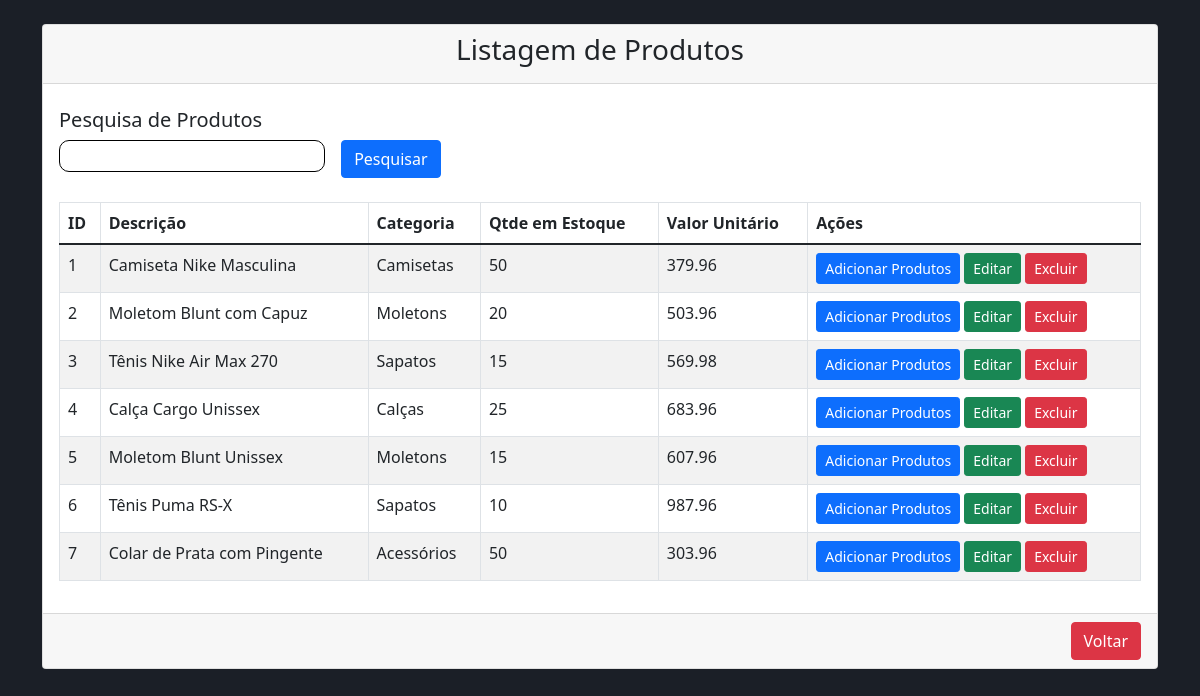
Page /view/produto/lstProdutos.php (signed in) on the committed database.
### tables this page shows
CREATE TABLE `produto` (
  `id` int(11) NOT NULL,
  `descricao` varchar(100) DEFAULT NULL,
  `qtde_estoque` int(11) DEFAULT NULL,
  `valor_unitario` decimal(10,2) DEFAULT NULL,
  `idCategoria` int(11) DEFAULT NULL
);

CREATE TABLE `categoria` (
  `id` int(11) NOT NULL,
  `descricao` varchar(50) NOT NULL
);

### dao/ProdutoDao.php (called while the page is built, shortened)
<?php
include_once 'C:\xampp\htdocs\Sistema-VendasPHP\model\Produto.php';
class ProdutoDao {
    public function findAll() {
        $sql = "SELECT * FROM `produto`;";
        $conn = Conexao::conectar();
        $result = $conn->query($sql);
        $lstProdutos = [];
        foreach ($result as $linha) {
            $produto = new Produto();
            $produto->setId($linha['id']);
            $produto->setDescricao($linha['descricao']);
            $produto->setQtdeEstoque($linha['qtde_estoque']);
            $produto->setValorUnitario($linha['valor_unitario']);
            $produto->setIdCategoria($linha['idCategoria']);
            $lstProdutos[] = $produto;
        }
        return $lstProdutos;
    }
}
?>

### bll/ProdutoBll.php (called while the page is built, shortened)
<?php
include_once 'C:\xampp\htdocs\Sistema-VendasPHP\dao\ProdutoDao.php';
class ProdutoBll {
    public function findAll() {
        $dao = new ProdutoDao();
        return $dao->findAll();
    }
}
?>

### model/Produto.php (called while the page is built, shortened)
<?php
class Produto {
    private $id;
    private $descricao;
    private $qtdeEstoque;
    private $valorUnitario;
    public function getId() {
        return $this->id;
    }
    public function setId(int $id) {
        return $this->id = $id;
    }
    public function getDescricao() {
        return $this->descricao;
    }
    public function setDescricao(string $descricao) {
        return $this->descricao = $descricao;
    }
    public function setIdCategoria(int $idCategoria) {
        return $this->idCategoria = $idCategoria;
    }
    public function getQtdeEstoque() {
        return $this->qtdeEstoque;
    }
    public function setQtdeEstoque(int $qtdeEstoque) {
        return $this->qtdeEstoque = $qtdeEstoque;
    }
    public function getValorUnitario() {
        return $this->valorUnitario;
    }
    public function setValorUnitario(float $valorUnitario) {
        return $this->valorUnitario = $valorUnitario;
    }
}

### dao/CategoriaDao.php (called while the page is built, shortened)
<?php
include_once 'C:\xampp\htdocs\Sistema-VendasPHP\model\Categoria.php';
class CategoriaDao {
    public function findById(int $id) {
        $sql = "SELECT * FROM categoria WHERE id = :id;";
        $conn = Conexao::conectar();
        $query = $conn->prepare($sql);
        $query->bindValue(':id', $id, \PDO::PARAM_INT);
        $query->execute();
        $linha = $query->fetch(\PDO::FETCH_ASSOC);
        $categoria = new Categoria();
        $categoria->setId($linha['id']);
        $categoria->setDescricao($linha['descricao']);
        return $categoria;
    }
}
?>

### bll/CategoriaBll.php (called while the page is built, shortened)
<?php
include_once 'C:\xampp\htdocs\Sistema-VendasPHP\dao\CategoriaDao.php';
class CategoriaBll {
    public function findById(int $id) {
        $dao = new CategoriaDao();
        return $dao->findById($id);
    }
}
?>

### model/Categoria.php (called while the page is built, shortened)
<?php
class Categoria {
    private $descricao;
    public function getDescricao() {
        return $this->descricao;
    }
    public function setDescricao(string $descricao) {
        $this->descricao = $descricao;
    }
}
?>

### view/produto/lstProdutos.php (the view, shortened to what this page needs)
<?php
include_once '../../bll/ProdutoBll.php';
include_once '../../bll/CategoriaBll.php';
$bll = new ProdutoBll();
$categoriaBll = new CategoriaBll();
if (isset($_GET['busca'])) {
    $busca = $_GET['busca'];
} else {
    $busca = null;
}
if ($busca == null) {
    $lstProduto = $bll->findAll();
} else {
    $lstProduto = $bll->findByDescricao($busca);
}
?>
<!DOCTYPE html>
<html>
<head>
    <link href="https://cdn.jsdelivr.net/npm/bootstrap@5.1.3/dist/css/bootstrap.min.css" rel="stylesheet">
    <link rel="stylesheet" href="../../view/css/formatacao.css">
</head>
<body>
    <div class="container mt-4">
        <div class="row">
            <div class="col-md-12">
                <div class="card">
                    <div class="card-header">
                        <h3>Listagem de Produtos</h4>
                    </div>
                    <div class="card-search">
                        <form action="../produto/lstProdutos.php" method="GET" id="" class="">
                            <h5>Pesquisa de Produtos</h5>
                            <div class="teste">
                                <input type="text" class="input-pesquisa" id="txtBusca" name="busca">
                                <button type="submit" class="btn btn-primary float-end"><span>Pesquisar</span></button>
                            </div>
                        </form>
                    </div>
                    <div class="card-body">
                        <table class="table table-bordered table-striped">
                            <thead>
                                <tr>
                                    <th>ID</th>
                                    <th>Descrição</th>
                                    <th>Categoria</th>
                                    <th>Qtde em Estoque</th>
                                    <th>Valor Unitário</th>
                                    <th>Ações</th>
                                </tr>
                            </thead>
                            <tbody>
                                <?php foreach ($lstProduto as $produto) { ?>
                                    <tr>
                                        <td>
                                            <?php echo $produto->getId(); ?>
                                        </td>
                                        <td>
                                            <?php echo $produto->getDescricao(); ?>
                                        </td>
                                        <td>
                                            <?php $categoria = $categoriaBll->findById($produto->getIdCategoria());
                                            echo $categoria->getDescricao();
                                            ?>
                                        </td>
                                        <td>
                                            <?php echo $produto->getQtdeEstoque(); ?>
                                        </td>
                                        <td>
                                            <?php echo $produto->getValorUnitario(); ?>
                                        </td>
                                        <td>
                                            <a href="addProduto.php" class="btn btn-primary btn-sm">Adicionar
                                                Produtos</a>
                                            <a href="attProduto.php?id=<?= $produto->getId(); ?>"
                                                class="btn btn-success btn-sm">Editar</a>
                                            <a onclick="JavaScript:remover(<?php echo $produto->getId(); ?>)"
                                                class="btn btn-danger btn-sm">Excluir</a>
                                        </td>
                                    </tr>
                                <?php } ?>
                            </tbody>
                        </table>
                    </div>
                    <div class="card-footer">
                        <h4>
                            <a href="../control-painel/controlPainel.php" class="btn btn-danger float-end">Voltar</a>
                        </h4>
                    </div>
                </div>
            </div>
        </div>
    </div>
</body>
</html>

### view/css/formatacao.css (style rules this page uses)
:root { --white-color: #fff; --white-smoke-color: #F9F9F9; --black-color: #000; --red-color: #CF3C3F; --light-grey-color: #ECECEC; --grey-color: #C4C4C4; --medium-grey-color: #a7a7a7; --deep-grey-color: #343434; --blue-color: #1B77F3; --dark-blue-color: #1B1F27; }
body { width: 100%; height: 100vh; background-color: var(--dark-blue-color); }
.container { width: 100%; height: 100%; }
.card-search { width: 80%; display: flex; flex-direction: column; margin-top: 1rem; padding: 0.5rem 1rem; }
.card-search .teste { display: flex; flex-direction: row; justify-content: flex-start; }
.input-pesquisa { all: unset; width: 30%; height: 1.5rem; border: 1px solid black; border-radius: 10px; padding: .2rem; margin-right: 1rem; font-size: .8rem; }
h3 { text-align: center; }

### rows in the picture
produto: id "1", descricao "Camiseta Nike Masculina", idCategoria.descricao "Camisetas", qtde_estoque "50", valor_unitario "379.96"
produto: id "2", descricao "Moletom Blunt com Capuz", idCategoria.descricao "Moletons", qtde_estoque "20", valor_unitario "503.96"
produto: id "3", descricao "Tênis Nike Air Max 270", idCategoria.descricao "Sapatos", qtde_estoque "15", valor_unitario "569.98"
produto: id "4", descricao "Calça Cargo Unissex", idCategoria.descricao "Calças", qtde_estoque "25", valor_unitario "683.96"
produto: id "5", descricao "Moletom Blunt Unissex", idCategoria.descricao "Moletons", qtde_estoque "15", valor_unitario "607.96"
produto: id "6", descricao "Tênis Puma RS-X", idCategoria.descricao "Sapatos", qtde_estoque "10", valor_unitario "987.96"
produto: id "7", descricao "Colar de Prata com Pingente", idCategoria.descricao "Acessórios", qtde_estoque "50", valor_unitario "303.96"
